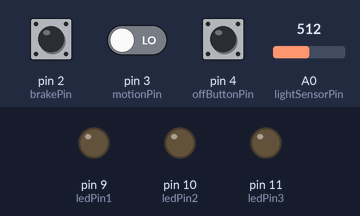
Simulated run of this sketch. Board: Arduino Uno, built with avr-gcc and run on an emulated ATmega328P. On the bench: output pins drawn as LEDs (lit = HIGH). Inputs (shaded band) come from the test bench; at power-on: pin 2 (brakePin) HIGH, pin 3 (motionPin) LOW, pin 4 (offButtonPin) HIGH, A0 (lightSensorPin) = 512. Sleep ends after the set time or at an interrupt.

Above: at 1.2 s.
1.3 s: pin 2 (brakePin) pulled LOW for 0.15 s
At 1.37 s:
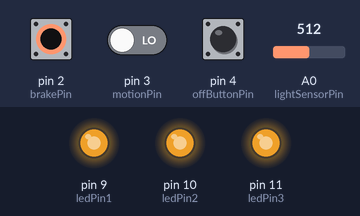
2.9 s: pin 2 (brakePin) pulled LOW for 3.2 s
At 7.1 s:
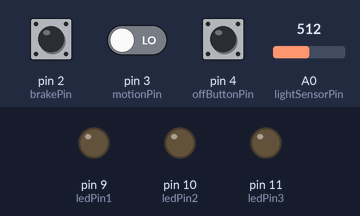
Timing chart, 0 to 8.6 s (numbered marks = the images above; inputs shaded):
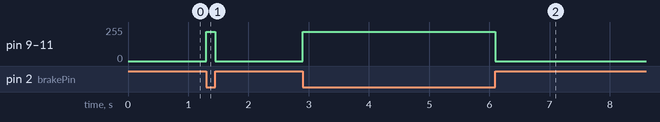

Measured:
- after the input at 1.3 s, pin 9 (ledPin1), pin 10 (ledPin2), pin 11 (ledPin3): 0/255 → 218/255 at once, → 0/255 0.15 s later
- after the input at 2.9 s, pin 9 (ledPin1), pin 10 (ledPin2), pin 11 (ledPin3): 0/255 → 218/255 at once, → 0/255 3.2 s later

The sketch:

final_smart_bicycle_brake_light_sbbl_simulation1.ino
```cpp
// SMART BICYCLE BRAKE LIGHT (SBBL)
// PHASE 1: BRAKE DETECTION
// PHASE 2: AUTOMATIC STATIONARY LIGHT AND MANUAL OFF OVERRIDE BUTTON
// PHASE 3: INTELLIGENT LIGHTING MANAGEMENT
// PHASE 4: POWER MANAGEMENT AND LOW POWER OPERATION (REMOVED ALL THE SERIAL MONITOR CODE HERE)
// PHASE 5: LDR FAULT DETECTION MANAGEMENT

// Including the AVR Libraries
#include <avr/sleep.h>
// Provides the functions required to configure and control the microcontrollers sleep mode
#include <avr/interrupt.h>
// Provides the functions required to configure and manage interrupts

const int brakePin = 2;
const int motionPin = 3;
const int offButtonPin = 4;

const int ledPin1 = 9;
const int ledPin2 = 10;
const int ledPin3 = 11;

const int lightSensorPin = A0;
// Identifies the analogue pin connected to the LDR

const int daylightThreshold = 620;
// This is the lowest boundary for the daylight range
/* Since it is the starting boundary for the daylight range,
it distinguishes daylight from the other lighting conditions.
Any reading below this boundary will fall under either dusk
or nighttime, while readings at or above this boundary
will fall under the daylight range */

const int nightThreshold = 270;
// This is the highest boundary for the nighttime range
/* Since it is the upper boundary for the nighttime range,
it distinguishes nighttime from the other lighting conditions.
Any reading above this boundary will fall under either dusk
or daylight, while readings at or below this boundary
will fall under the nighttime range */
// Dusk will fall between these two boundaries: 271 - 619

const int daylightBrightness = 180;
// Sets the LED brightness during daylight
const int duskBrightness = 218;
// Increases the LED brightness during dusk
const int nightBrightness = 255;
// Sets the highest controlled LED brightness during nighttime
/* This section introduce PWM (Pulse Width Modulation),
where we will use the 'analogWrite()' function to control the LED's brightness.
The three pins, 9, 10, and 11: support PWM on the Arduino */

const int maximumValidLightLevel = 900;
// Defines the maximum expected LDR reading according to the current calibration
const unsigned long LDRFaultDelay = 2000UL;
// Requires an abnormal reading to persist for 2 seconds before flagging a potential fault

bool brakingEventSeen = false;
// Records whether a braking event has occurred
// Initially, its value is 'false', meaning that the system has not detected a braking event

bool holdActive = false;
// Records whether the stationary hold is active

bool manualOff = false;
// Records whether the rider has manually switched off

bool LDRFault = false;
// Records whether a potential LDR fault has been detected
bool abnormalLightTiming = false;
// Records whether the abnormal-reading timer has started
unsigned long abnormalLightStart = 0;
// Stores when the abnormal LDR reading was first detected

volatile bool brakeWakeEvent = false;
// Records whether the brake button has triggered an interrupt wake-up event
// 'volatile' ensures that the variable is read again because it can be changed by an interruption
volatile bool motionWakeEvent = false;
// Records whether the motion switch has triggered an interrupt wake-up event

int previousMotionState = HIGH;
// Stores the bicycles previous motion state:
// 'HIGH' means it is moving
// 'LOW' means it is is stationary

int previousOffButtonState = HIGH;
// Stores the previous manual OFF button state
// 'HIGH' means it is released
// 'LOW' means it is pressed
// It is this way because of the use of 'INPUT_PULLUP'

void setup()
{
  // Initialising braking as input
  pinMode(brakePin, INPUT_PULLUP);
  // Note: 'INPUT_PULLUP' enables the Arduino's internal pull-up resistor

  // Initialising motion as input
  pinMode(motionPin, INPUT);

  // Initialising the manual OFF button as input
  pinMode(offButtonPin, INPUT_PULLUP);

  // Intialising the LEDs as output
  pinMode(ledPin1, OUTPUT);
  pinMode(ledPin2, OUTPUT);
  pinMode(ledPin3, OUTPUT);

  // Reading the actual intial position of the motion switch
  previousMotionState = digitalRead(motionPin);
  // This records whether the bicycle initially starts in the moving (HIGH) or stationary (LOW) motion state
  // The stationary hold will only activate after the Arduino detects a HIGH-to-LOW transition
  // Provided a braking event was previously recorded

  // Reading the actual intial state of the manual OFF button
  previousOffButtonState = digitalRead(offButtonPin);
  // This records whether the manual OFF button is initially pressed or not
  // It allows the Arduino to detect a new button press by comparing the previous button state with its curerent state

  // Configuring the external interrupt for the brake button
  attachInterrupt(digitalPinToInterrupt(brakePin), wakeOnBrake, FALLING);
  // Detects when the brake button changes from HIGH to LOW

  // Configuring the external interrupt for the motion switch
  attachInterrupt(digitalPinToInterrupt(motionPin), wakeOnMotion, CHANGE);
  // Detects whenever the motion switch changes between HIGH and LOW

}

// INTERRUPT SERVICE ROUTINES (USED TO WAKE THE ARDUINO FROM SLEEP)

// Interrupt service routine for detecting a brake button press
void wakeOnBrake() {
  brakeWakeEvent = true;
  // Records that a brake related wake up event has occurred
}

// Interrupt service routine for detecting a change in the motion switch
void wakeOnMotion() {
  motionWakeEvent = true;
  // Records that a motion related wake up event has occurred
}

// FUNCTION FOR ENTERING POWER-DOWN SLEEP MODE

void enterSleepMode(bool lightIsOn)
{
  if (digitalRead(brakePin) == LOW || lightIsOn){
    return;
  }
  // This conditional statement checks if a brake is pressed or if the LEDs are on
  // If either of these conditions are true, then the 'return' exits the function immediately

  set_sleep_mode(SLEEP_MODE_PWR_DOWN);
  // Configures the microcontroller to enter power down sleep mode, reducing the power consumption significantly

  cli();
  // Disables the global interrupts temporarily, to prevent an interrupt from occurring between the final safety check and the Arduino entering sleep

  if (digitalRead(brakePin) == HIGH && !lightIsOn && !brakeWakeEvent && !motionWakeEvent){
    sleep_enable();
    // Enables the sleep function
    sei();
    // Re-enables global interrupts
    sleep_cpu();
    // Puts the Arduino into sleep mode
    sleep_disable();
    // Disables the sleep function after the Arduino wakes up
  }
  // This conditional statement performs a final safety check before sleeping.
  // If all the conditions are true, then it will proceed to enter sleep mode to save power
  /* Conditions include checking if the brake is released, the LEDs are OFF,
  no brake wake event has occurred, and no motion related event has occurred */

  else {
    sei();
  }
  // If the final safety check fails, the Arduino doesnt sleep, and the interrupts and re-enabled
}

void loop()
{
  // Clearing the interrupt wake-up flags

  cli();
  // Temporarily disables global interrupts

  brakeWakeEvent = false;
  motionWakeEvent = false;

  sei();
  // Re-enables global interrupts

  // Reading the surrounding light level
  int lightLevel = analogRead(lightSensorPin);
  // Measures the voltage at A0 and stores the resulting light reading

  // LDR FAULT DETECTION
  if (lightLevel > maximumValidLightLevel){
    // Starts timing when an abnormal reading is first detected
    if (!abnormalLightTiming){
      abnormalLightTiming = true;
      abnormalLightStart = millis();
  }
    // Confirms the potential fault after 2 seconds
    if (millis() - abnormalLightStart >= LDRFaultDelay){
      LDRFault = true;
  }
  }

  else {
    // Resets the timer when the reading returns to the normal range
    abnormalLightTiming = false;
    // Clears the potential fault
    LDRFault = false;
  }

  // Reading the inputs
  bool braking = (digitalRead(brakePin) == LOW);
  // Note: Since we used 'INPUT_PULLUP' for the brakePin:
  // 'LOW' means a pressed button, or in our case braking
  // 'HIGH' means a brake button is released, so no braking

  int motionState = digitalRead(motionPin);
  bool stopped = (motionState == LOW);

  int offButtonState = digitalRead(offButtonPin);

  // Identifying the surrounding light conditions
  int ledBrightness;

  // SAFE BRIGHTNESS FALLBACK FOR WHEN AN LDR FAULT IS DETECTED
  // It sets the brightness of the LED to the highest controlled setting determined
  if (LDRFault){
  ledBrightness = 255;
  }

  // Setting the LED brightness based off the boundaries for daylight and nighttime
  // If the reading is 620 or above, the Arduino selects daylight brightness
  else if (lightLevel >= daylightThreshold){
    ledBrightness = daylightBrightness;
  }
  // If the reading is 270 or below, the Arduino selects nighttime brightness
  else if (lightLevel <= nightThreshold){
    ledBrightness = nightBrightness;
  }
  // If neither condition is met, the Arduino selects dusk brightness
  // Since it is the remaining values between the nighttime highest boundary and daylight lowest boundary
  else {
    ledBrightness = duskBrightness;
  }

  // Detecting the bicycles transition from moving to stopping
  bool justStopped = (previousMotionState == HIGH && motionState == LOW);

  // Detecting the bicycles transition from stationary to moving
  bool justStartedMoving = (previousMotionState == LOW && motionState == HIGH);

  // Detecting a new press of the manual OFF button
  bool offButtonJustPressed = (previousOffButtonState == HIGH && offButtonState == LOW);

  // Resetting the system when movement resumes
  // When the bicycle transitions from stationary (LOW) to moving (HIGH), the Arduino resets the stationary lighting system
  if (justStartedMoving){
    holdActive = false;
    // Cancels the stationary light display
    manualOff = false;
    // Clears the manual OFF override so the system is ready for the next stop
    brakingEventSeen = false;
    // Clears the previous braking event so that a new one can be detected during the continuation of the ride
  }

  // Recording a braking event
  if (braking){
    brakingEventSeen = true;
  }

  // Starting the stationary hold after braking
  // It is started when the simulated 'bicycle' becomes stationary
  if (justStopped && brakingEventSeen){
    holdActive = true;
  }

  // Overiding the manual OFF button
  // When the bike is stationary (stopped) and the OFF button is pressed, the Arduino activates the manual OFF override
  if (stopped && offButtonJustPressed){
    manualOff = true;
  }

  // Determining whether the brake lights should be ON or OFF
  bool lightOn = !manualOff && (braking || (stopped && holdActive));
  // The LEDs illuminate when braking or when the stationary hold is active
  // However, the manual OFF override takes priority and keeps the LEDs switched OFF

  // Controlling the LED brightness
  if (lightOn){
    analogWrite(ledPin1, ledBrightness);
    analogWrite(ledPin2, ledBrightness);
    analogWrite(ledPin3, ledBrightness);
  }
  // If the light is on, then the LEDs will use the brightness selected according to the LDR reading from A0

  else{
    analogWrite(ledPin1, 0);
    analogWrite(ledPin2, 0);
    analogWrite(ledPin3, 0);
  }
  // If the brake lights should be OFF, all three LEDs receive a brightness value of zero
  /* In this section, 'analogWrite()' is used instead of 'digitalWrite()'.
  'analogWrite()' uses PWM (Pulse Width Modulation) to control the
  LED brightness using values between 0 and 255.
  The selected brightness depends on the surrounding light detected by the LDR.

  'DigitalWrite()', on the other hand, simply switches the LEDs ON or OFF
  using 'HIGH' and 'LOW' respectively */

  previousMotionState = motionState;
  // Note: This updates the previous motion state as the current motion state for the next loop

  previousOffButtonState = offButtonState;
  // Note: This updates the previous manual OFF button state as the current state for the next loop

  // Checking whether the Arduino can enter power down sleep mode
  enterSleepMode(lightOn);
}
```
